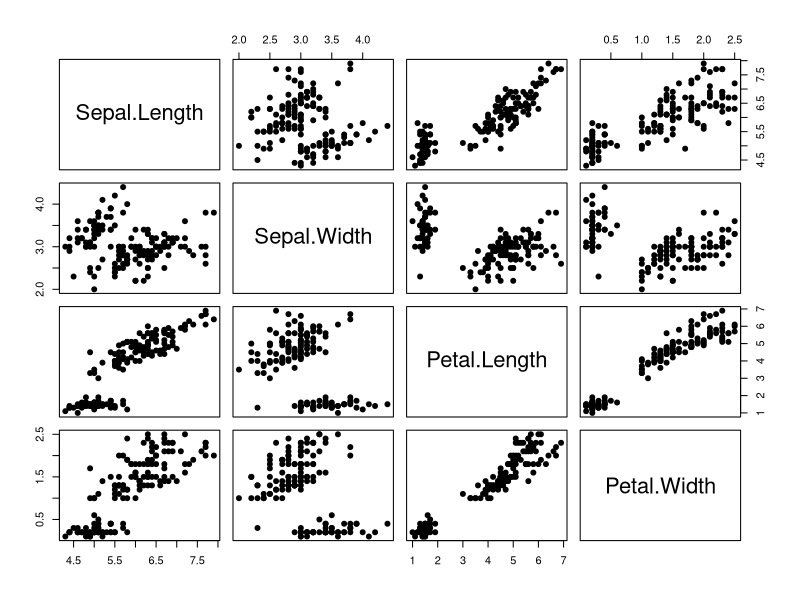
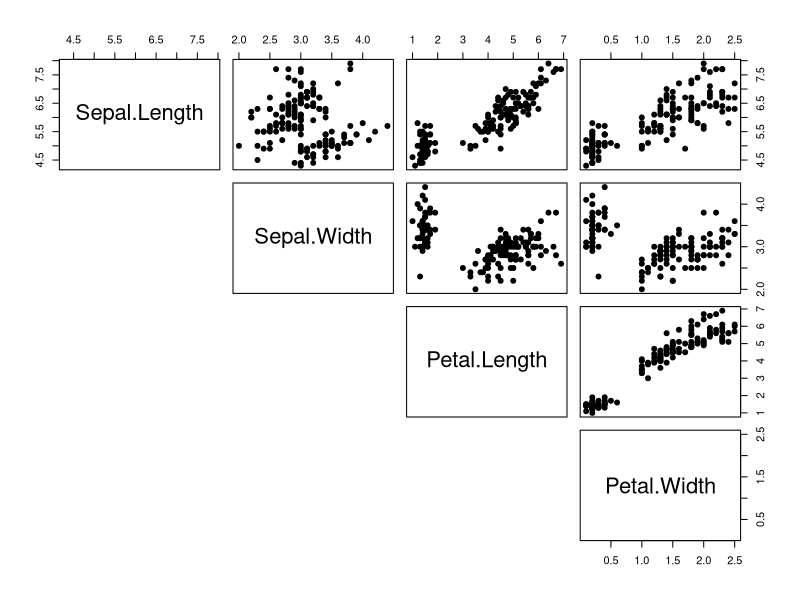
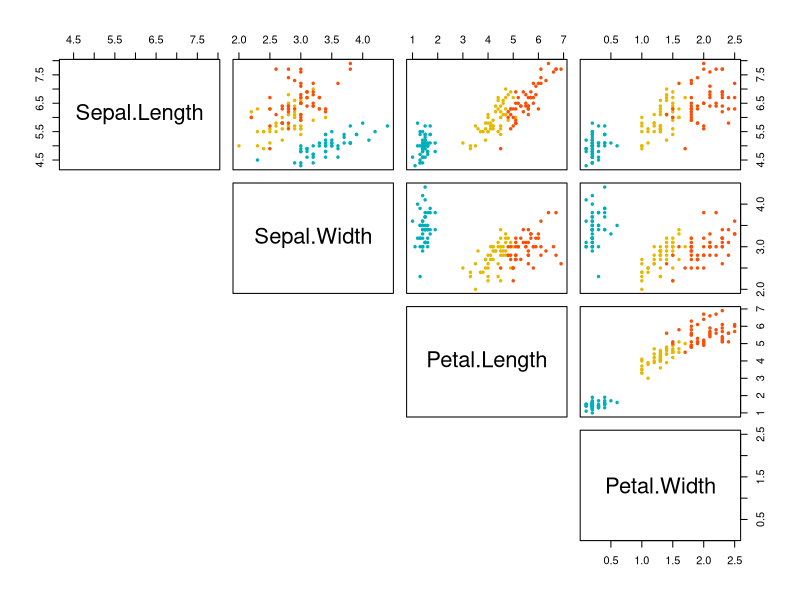
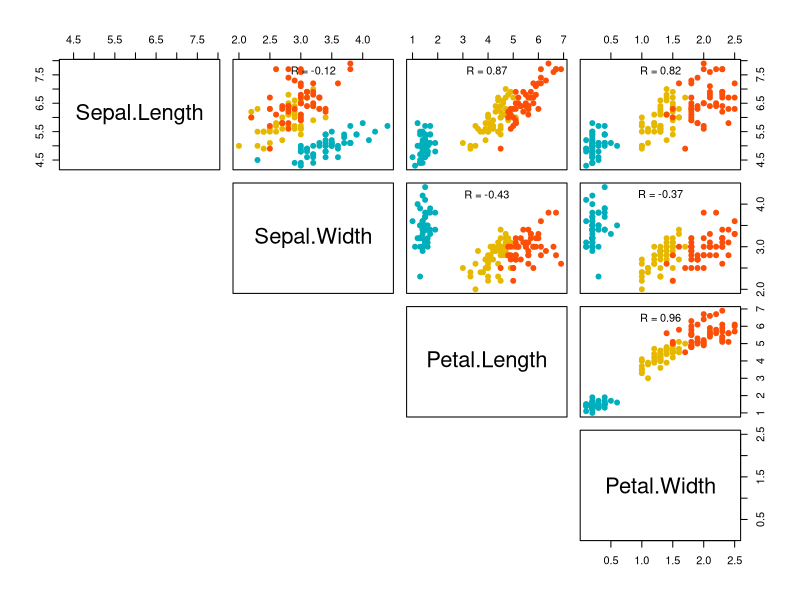

R code for these plots, in order:
## ---- chunk 1
knitr::opts_chunk$set(echo = TRUE)
## ---- chunk 2
summary(iris)
head(iris)
## ---- chunk 3
pairs(iris[,1:4], pch = 19)
## ---- chunk 4
pairs(iris[,1:4], pch = 19,lower.panel = NULL)
## ---- chunk 5
colors_spe <- c("#00AFBB", "#E7B800", "#FC4E07")  
pairs(iris[,1:4], pch = 19,  cex = 0.5,
      col = colors_spe[iris$Species],
      lower.panel=NULL)
## ---- chunk 6

# Configurem el panell superior
panell.superior<-function(x, y){
  points(x,y, pch=19, col=c("#00AFBB", "#E7B800", "#FC4E07")[iris$Species])
  r <- round(cor(x, y), digits=2)
  txt <- paste0("R = ", r)
  usr <- par("usr"); on.exit(par(usr))
  par(usr = c(0, 1, 0, 1))
  text(0.5, 0.9, txt)
}
pairs(iris[,1:4], lower.panel = NULL, 
      upper.panel = panell.superior)
